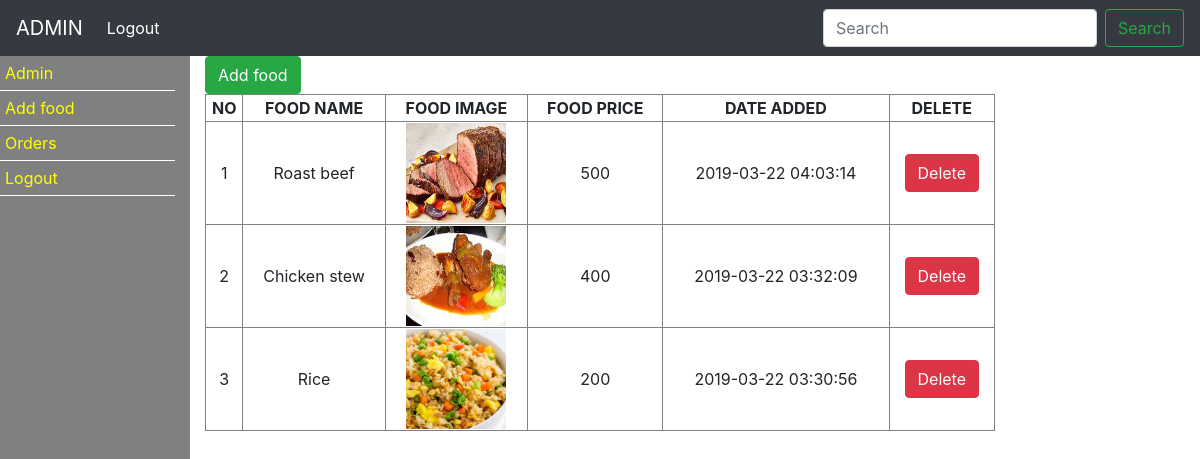
/admin/admin.php?add_food, run on the app's committed database.
### tables this page shows
CREATE TABLE `foods` (
  `fid` int(11) NOT NULL,
  `food_name` varchar(255) NOT NULL,
  `image` varchar(255) NOT NULL,
  `price` varchar(255) NOT NULL,
  `date` timestamp NOT NULL DEFAULT CURRENT_TIMESTAMP ON UPDATE CURRENT_TIMESTAMP
);

### admin/add_food.php (the view, shortened to what this page needs)
<button class="btn btn-success" data-toggle="modal" data-target="#add_food">Add food</button>
<table border="1px solid #000000" style="width:100%; text-align:center;">
    <tr>
        <th>NO</th>
        <th>FOOD NAME</th>
        <th>FOOD IMAGE</th>
        <th>FOOD PRICE</th>
        <th>DATE ADDED</th>
        <th>DELETE</th>
        <?php
            $qry = "SELECT * FROM foods ORDER BY date DESC";
            $rQ = mysqli_query($con, $qry);
            $i = 0;
            while($row = mysqli_fetch_array($rQ)){
                $i += 1;
                echo "
                    <tr>
                        <td>".$i."</td>
                        <td>".$row['food_name']."</td>
                        <td><img src='../images/".$row['image']."' width='100px' height='100px' /></td>
                        <td>".$row['price']."</td>
                        <td>".$row['date']."</td>
                        <td><button class='btn btn-danger delete_food' id='".$row['fid']."' >Delete</button></td>
                    </tr>
                ";
            }
        ?>
    </tr>
</table>

### data on the page
foods: food_name "Roast beef", image (picture), price "500", date "2019-03-22 04:03:14"
foods: food_name "Chicken stew", image (picture), price "400", date "2019-03-22 03:32:09"
foods: food_name "Rice", image (picture), price "200", date "2019-03-22 03:30:56"
